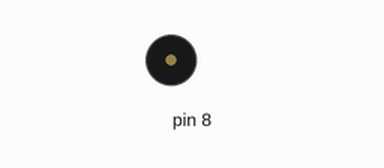
Simulated run of this sketch. Board: Arduino Uno, built with avr-gcc and run on an emulated ATmega328P. On the bench: buzzer (waves = sounding).

Above: at 1.0 s.
At 4.25 s:
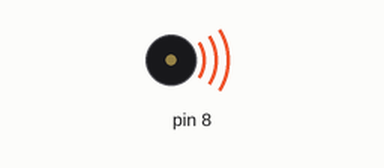
Timing chart, 0 to 5.6 s (numbered marks = the images above):
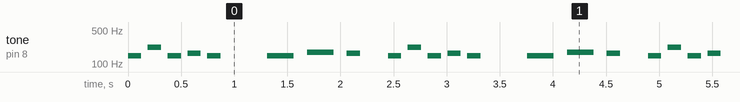

The sketch:

Buzzer_Volume_Control_1_.ino
```cpp
/*
  Melody
 */
#define NOTE_C3  131
#define NOTE_SC3 139
#define NOTE_D3  147
#define NOTE_SD3 156
#define NOTE_E3  165
#define NOTE_F3  175
#define NOTE_G3  196
#define NOTE_SG3 208
#define NOTE_A3  220
#define NOTE_B3  247
#define NOTE_C4  262
#define NOTE_SC4 277

// notes in the melody:
int melody[] = {
  NOTE_D3, NOTE_A3, NOTE_D3, NOTE_E3, NOTE_D3, 0, NOTE_D3, NOTE_F3,NOTE_E3
};

// note durations: 4 = quarter note, 8 = eighth note, etc.:
int noteDurations[] = {
  8, 8, 8, 8,8,4,4,4,8
};

void setup() {
  // iterate over the notes of the melody:
}

void loop() {
  // no need to repeat the melody.
    // iterate over the notes of the melody:
  for (int thisNote = 0; thisNote < 9; thisNote++) {

    // to calculate the note duration, take one second
    // divided by the note type.
    //e.g. quarter note = 1000 / 4, eighth note = 1000/8, etc.
    int noteDuration = 1000 / noteDurations[thisNote];
    tone(8, melody[thisNote], noteDuration);

    // to distinguish the notes, set a minimum time between them.
    // the note's duration + 30% seems to work well:
    int pauseBetweenNotes = noteDuration * 1.5;
    delay(pauseBetweenNotes);
    // stop the tone playing:
    noTone(8);
  }
  delay(200);
}
```

Measured:
- by itself, tone on pin 8: repeats every 2.4 s: silent 0.06 s, 220 Hz 0.13 s, silent 0.06 s, 147 Hz 0.13 s, silent 0.06 s, 165 Hz 0.13 s, silent 0.06 s, 147 Hz 0.13 s, silent 0.44 s, 147 Hz 0.25 s, silent 0.13 s, 175 Hz 0.25 s, silent 0.13 s, 165 Hz 0.13 s, silent 0.26 s, 147 Hz 0.13 s
